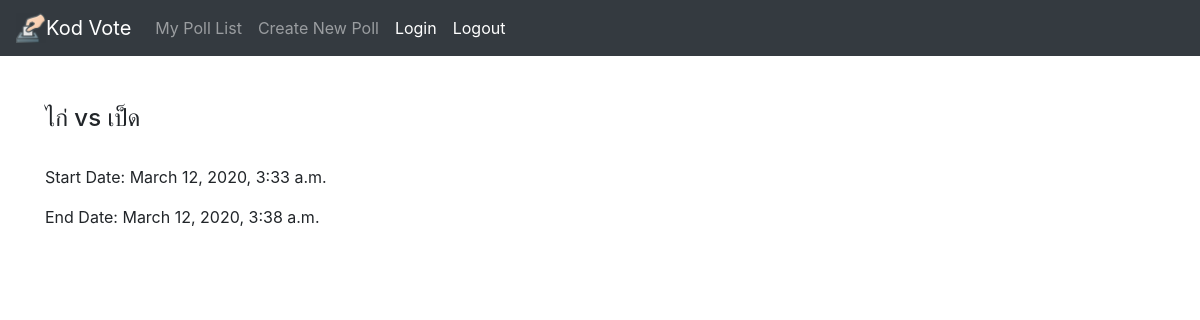
Screenshot of /polls/view/31/ (signed in) with the database file from the repository.
### polls/models.py (models this page shows, shortened)
class Poll(models.Model):
    subject = models.CharField(max_length=30)
    detail = models.TextField()
    picture = models.FileField(upload_to='documents/%Y/%m/%d')
    password = models.CharField(max_length=100, null=True)
    start_date = models.DateTimeField(default=datetime.datetime.now())
    end_date = models.DateTimeField(null=True)
    create_by = models.ForeignKey(User, on_delete=models.CASCADE)
    create_date = models.DateTimeField(default=datetime.datetime.now())
    duration = models.IntegerField(default=0)

### polls/views.py (the view)
# urls.py: path('view/<int:poll_id>/', v.poll_views, name='poll_views')
@login_required
def poll_views(request, poll_id):
    poll = Poll.objects.get(pk=poll_id)
    vote = Poll_Vote.objects.all
    choice = Poll_Choice.objects.all
    return render(request, 'polls/view.html', {'poll': poll, 'vote': vote, 'choice' : choice})

### polls/templates/polls/view.html (shortened to what this page needs)
{% extends 'base.html' %}
{% block content %}
    <h4>{{ poll.subject }}</h4><br>
    <p> Start Date: {{poll.start_date}} </p>
    <p> End Date: {{poll.end_date}} </p>
{% endblock %}

### rows the page displays
Poll: subject "ไก่ vs เป็ด", start_date "March 12, 2020, 3:33 a.m.", end_date "March 12, 2020, 3:38 a.m."
